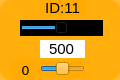
    <widget class="QWidget" name="widget_id1_11" native="true">
     <property name="geometry">
      <rect>
       <x>130</x>
       <y>480</y>
       <width>120</width>
       <height>80</height>
      </rect>
     </property>
     <property name="styleSheet">
      <string notr="true">background-color: rgb(255, 170, 0, 200);
border-radius:10px;</string>
     </property>
     <widget class="QLabel" name="label_ID1_12">
      <property name="geometry">
       <rect>
        <x>40</x>
        <y>0</y>
        <width>45</width>
        <height>16</height>
       </rect>
      </property>
      <property name="minimumSize">
       <size>
        <width>0</width>
        <height>10</height>
       </size>
      </property>
      <property name="font">
       <font>
        <family>Arial</family>
        <pointsize>11</pointsize>
       </font>
      </property>
      <property name="styleSheet">
       <string notr="true">background-color: rgb(255, 255, 255， 0);
border-radius:0px;</string>
      </property>
      <property name="text">
       <string>ID:11</string>
      </property>
      <property name="alignment">
       <set>Qt::AlignCenter</set>
      </property>
     </widget>
     <widget class="QSlider" name="horizontalSlider_pulse_id11">
      <property name="geometry">
       <rect>
        <x>20</x>
        <y>20</y>
        <width>83</width>
        <height>16</height>
       </rect>
      </property>
      <property name="autoFillBackground">
       <bool>false</bool>
      </property>
      <property name="styleSheet">
       <string notr="true">background-color: rgb(0, 0, 0);
border-radius:0px;</string>
      </property>
      <property name="minimum">
       <number>0</number>
      </property>
      <property name="maximum">
       <number>1000</number>
      </property>
      <property name="pageStep">
       <number>1</number>
      </property>
      <property name="value">
       <number>500</number>
      </property>
      <property name="orientation">
       <enum>Qt::Horizontal</enum>
      </property>
     </widget>
     <widget class="QSlider" name="horizontalSlider_dev_id11">
      <property name="geometry">
       <rect>
        <x>40</x>
        <y>60</y>
        <width>45</width>
        <height>18</height>
       </rect>
      </property>
      <property name="styleSheet">
       <string notr="true">background-color: rgb(255, 255, 255， 0);</string>
      </property>
      <property name="minimum">
       <number>-125</number>
      </property>
      <property name="maximum">
       <number>125</number>
      </property>
      <property name="pageStep">
       <number>1</number>
      </property>
      <property name="orientation">
       <enum>Qt::Horizontal</enum>
      </property>
     </widget>
     <widget class="QLabel" name="label_id11">
      <property name="geometry">
       <rect>
        <x>10</x>
        <y>60</y>
        <width>31</width>
        <height>20</height>
       </rect>
      </property>
      <property name="minimumSize">
       <size>
        <width>0</width>
        <height>10</height>
       </size>
      </property>
      <property name="font">
       <font>
        <family>DejaVu Sans</family>
        <pointsize>10</pointsize>
       </font>
      </property>
      <property name="styleSheet">
       <string notr="true">background-color: rgb(255, 255, 255， 0);</string>
      </property>
      <property name="text">
       <string>0</string>
      </property>
      <property name="alignment">
       <set>Qt::AlignCenter</set>
      </property>
     </widget>
     <widget class="QLineEdit" name="lineEdit_id11">
      <property name="geometry">
       <rect>
        <x>40</x>
        <y>40</y>
        <width>45</width>
        <height>18</height>
       </rect>
      </property>
      <property name="sizePolicy">
       <sizepolicy hsizetype="Fixed" vsizetype="Fixed">
        <horstretch>0</horstretch>
        <verstretch>0</verstretch>
       </sizepolicy>
      </property>
      <property name="font">
       <font>
        <family>Arial</family>
        <pointsize>11</pointsize>
       </font>
      </property>
      <property name="autoFillBackground">
       <bool>false</bool>
      </property>
      <property name="styleSheet">
       <string notr="true">background-color: rgb(255, 255, 255);
border-radius:0px;</string>
      </property>
      <property name="text">
       <string>500</string>
      </property>
      <property name="maxLength">
       <number>1000</number>
      </property>
      <property name="alignment">
       <set>Qt::AlignCenter</set>
      </property>
      <property name="dragEnabled">
       <bool>false</bool>
      </property>
      <property name="readOnly">
       <bool>false</bool>
      </property>
     </widget>
    </widget>
